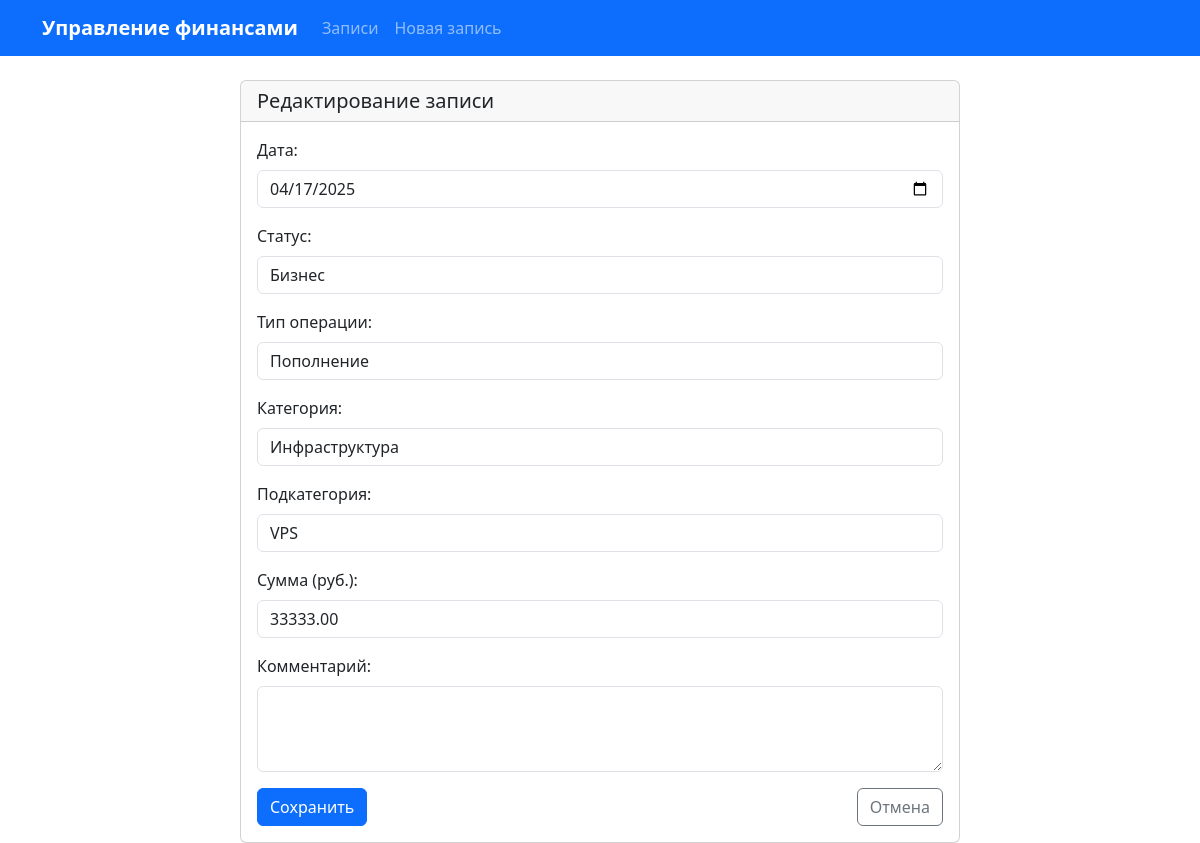
Screenshot of /3/update/ with the database file from the repository.
### transactions/models.py (models this page shows, shortened)
class Record(models.Model):
    date = models.DateField(auto_now_add=False)
    status = models.ForeignKey(Status, on_delete=models.SET_NULL, null=True)
    operations_type = models.ForeignKey(Type, on_delete=models.SET_NULL, null=True)
    category = models.ForeignKey(Category, on_delete=models.SET_NULL, null=True)
    subcategory = models.ForeignKey(Subcategory, on_delete=models.SET_NULL, null=True)
    amount = models.DecimalField(max_digits=10, decimal_places=2)
    comment = models.TextField(blank=True, null=True)

### transactions/views.py (the view, shortened to what this page needs)
# urls.py: path('<int:pk>/update/', views.RecordUpdateView.as_view(), name='record_update'),
class RecordUpdateView(UpdateView):
    model = Record
    form_class = RecordForm
    template_name = 'transactions/record_form.html'
    success_url = reverse_lazy('transactions:record_list')
    def get_context_data(self, **kwargs):
        context = super().get_context_data(**kwargs)
        context['statuses'] = Status.objects.all()
        context['types'] = Type.objects.all()
        context['categories'] = Category.objects.all()
        return context

### transactions/models.py (called while the page is built)
    def __str__(self):
        return self.name

    def __str__(self):
        return self.name

    def __str__(self):
        return self.name

    def __str__(self):
        return self.name

### transactions/templates/transactions/record_form.html (shortened to what this page needs)
{% extends 'base.html' %} {% block content %}
<div class="container mt-4">
  <div class="row justify-content-center">
    <div class="col-md-8">
      <div class="card">
        <div class="card-header">
          <h5 class="mb-0">
            {% if form.instance.pk %}Редактирование записи{% else %}Создание
            новой записи{% endif %}
          </h5>
        </div>
        <div class="card-body">
          <form method="post" id="record-form" novalidate>
            <div class="mb-3">
              <label for="{{ form.date.id_for_label }}" class="form-label"
                >Дата:</label>
              {{ form.date }}
            </div>
            <div class="mb-3">
              <label for="{{ form.status.id_for_label }}" class="form-label"
                >Статус:</label>
              {{ form.status }}
            </div>
            <div class="mb-3">
              <label
                for="{{ form.operations_type.id_for_label }}"
                class="form-label"
                >Тип операции:</label>
              {{ form.operations_type }}
            </div>
            <div class="mb-3">
              <label for="{{ form.category.id_for_label }}" class="form-label"
                >Категория:</label>
              {{ form.category }}
            </div>
            <div class="mb-3">
              <label
                for="{{ form.subcategory.id_for_label }}"
                class="form-label"
                >Подкатегория:</label>
              {{ form.subcategory }}
            </div>
            <div class="mb-3">
              <label for="{{ form.amount.id_for_label }}" class="form-label"
                >Сумма (руб.):</label>
              {{ form.amount }}
            </div>
            <div class="mb-3">
              <label for="{{ form.comment.id_for_label }}" class="form-label"
                >Комментарий:</label>
              {{ form.comment }}
            </div>
            <div class="d-flex justify-content-between">
              <button type="submit" class="btn btn-primary">Сохранить</button>
              <a
                href="{% url 'transactions:record_list' %}"
                class="btn btn-outline-secondary"
                >Отмена</a>
            </div>
          </form>
        </div>
      </div>
    </div>
  </div>
</div>
{% endblock %}

### rows the page displays
Record: date "04/17/2025", status "Бизнес", operations_type "Пополнение", category "Инфраструктура", subcategory "VPS", amount "33333.00"
